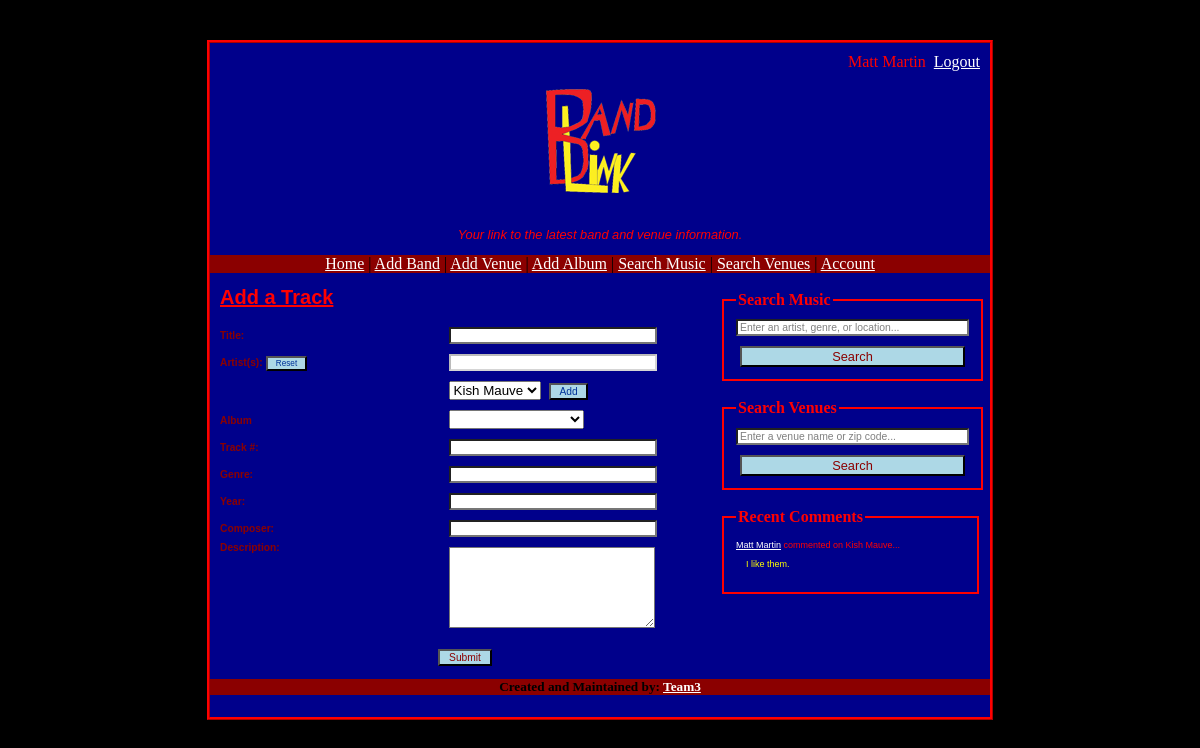
Page /addtrack.php (signed in) on the committed database.
### tables this page shows
CREATE TABLE IF NOT EXISTS `comments` (
  `id` int(11) NOT NULL AUTO_INCREMENT,
  `comment` blob NOT NULL,
  `date` date NOT NULL,
  `time` time NOT NULL,
  `reply` int(11) NOT NULL,
  `email` varchar(50) NOT NULL,
  `band_id` int(11) NOT NULL,
  `venue_id` int(11) NOT NULL,
  `track_id` int(11) NOT NULL,
  `album_id` int(11) NOT NULL,
  PRIMARY KEY (`id`),
  KEY `email` (`email`),
  KEY `band_id` (`band_id`),
  KEY `venue_id` (`venue_id`),
  KEY `track_id` (`track_id`),
  KEY `album_id` (`album_id`)
);

CREATE TABLE IF NOT EXISTS `users` (
  `name` varchar(40) NOT NULL,
  `email` varchar(50) NOT NULL,
  `password` varchar(100) NOT NULL,
  `admin` tinyint(4) NOT NULL,
  PRIMARY KEY (`email`)
);

CREATE TABLE IF NOT EXISTS `band` (
  `band_id` int(11) NOT NULL AUTO_INCREMENT,
  `bandName` varchar(30) NOT NULL,
  `bandCity` varchar(40) NOT NULL,
  `bandState` varchar(25) NOT NULL,
  `bandDescription` blob NOT NULL,
  `bandPhoto` varchar(100) NOT NULL,
  PRIMARY KEY (`band_id`),
  KEY `band_index` (`bandName`)
);

### addtrack.php (the view, shortened to what this page needs)
<?php
$album_id = $_GET['album'];
$title = $_GET['title'];
$track_number = $_GET['tracknum'];
$genre = $_GET['genre'];
$year = $_GET['year'];
$composer = $_GET['composer'];
$description = $_GET['description'];
include("db_connect.php");
if (empty($artist_list)) $artist_list = $band_name;
?>
<!DOCTYPE html PUBLIC "-//W3C//DTD XHTML 1.0 Transitional//EN"
  "http://www.w3.org/TR/xhtml1/DTD/xhtml1-transitional.dtd">
<html xmlns="http://www.w3.org/1999/xhtml" xml:lang="en" lang="en">
<head>
  <link rel="stylesheet" type="text/css" href="style.css" />
</head>
<body>
<div id="wrap">
<?php include("header.php"); ?>
<div id="main">
  <h1><u>Add a Track</u></h1>
	<?php
	echo "<form name='trackform' method='post' action='newtrack.php'>";
	echo "<p>";
	echo "<label for='title'>Title:</label> ";
	echo "<input name='title' type='text' value='$title' />";
	echo "<br /><label for='artist'>Artist(s):";
	echo " <input onClick=\"document.trackform.artist.value = ''; document.trackform.bandids.value = '';\" ";
	echo "type='button' value=' Reset ' /></label> ";
	echo "<input name='artist' type='text' value='$artist_list' disabled />";
	echo "<br /><label style='visibility:hidden;' for='bandlist'>Artist(s):</label> ";
	echo "<select style='margin:5px 5px 5px 0px;' name='bandlist'>\n";
	$result = mysqli_query($db, "SELECT * FROM band");
	while ($row = mysqli_fetch_assoc($result))
	{
		echo "<option value='".$row['band_id']."'>".$row['bandName']."</option>\n";
	}
	echo "</select>\n";
	echo "<input onClick=\"document.trackform.bandids.value += (document.trackform.bandlist.value + ','); ";
	echo "if (document.trackform.artist.value != '') document.trackform.artist.value += ', '; ";
	echo "document.trackform.artist.value += ";
	echo "document.trackform.bandlist.options[document.trackform.bandlist.selectedIndex].text;\" ";
	echo "type='button' value=' Add ' />";
	echo "<br /><label for='album'>Album</label> ";
	echo "<select style='margin:5px 5px 5px 0px;' name='album'>\n";
	echo "<option value=''> </option>\n";
	$result = mysqli_query($db, "SELECT * FROM album");
	while ($row = mysqli_fetch_assoc($result))
	{
		echo "<option value='".$row['album_id']."'";
		if ($row['album_id'] == $album_id) echo " selected";
		echo ">".$row['name']."</option>\n";
	}
	echo "</select>\n";
	echo "<br /><label for='tracknum'>Track #:</label> ";
	echo "<input name='tracknum' type='text' value='$track_number' />";
	echo "<br /><label for='genres'>Genre:</label> ";
	echo "<input name='genre' type='text' value='$genre' />";
	echo "<br /><label for='year'>Year:</label> ";
	echo "<input name='year' type='text' value='$year' />";
	echo "<br /><label for='composer'>Composer:</label> ";
	echo "<input name='composer' type='text' value='$composer' />";
	echo "<br /><label style='vertical-align:top;' for='description'>Description:</label> ";
	echo "<textarea name='description' rows=5>$description</textarea>";
	echo "<p><input style='display:block; margin-left:auto; margin-right:auto;' type='submit' ";
	echo "value=' Submit ' /></p></form>";
	?>
	</div>
	<?php include("projectSideBar.php"); ?>
</body>
</html>

### projectSideBar.php (shortened to what this page needs)
<?php
function search_panel($title, $id, $action, $msg)
{
	$style = "style=\"width:225px; display:block; margin-left:auto; margin-right:auto; color:gray; font-size:0.65em;\"";
	$on_focus = "onFocus=\"if (this.value == '$msg') { this.value = ''; } this.style.color = 'black';\"";
	$on_blur = "onBlur=\"if (this.value == '') { this.value = '$msg'; this.style.color = 'gray'; }\"";
	$searchbox = "<input $style $on_focus $on_blur id=\"$id\" name=\"q\" type=\"text\" value=\"$msg\" />";
	$style = "style=\"width:225px; display:block; margin:10px auto 2px auto;\"";
	$button = "<input $style type=\"submit\" value=\" Search \" />";
	$search_panel = "<br />\n";
	$search_panel .= "<fieldset style=\"border:2px solid red;\">\n";
	$search_panel .= "<legend style=\"color:red; font-weight:bold;\">$title</legend>\n";
	$search_panel .= "<form onSubmit=\"if (this.q.value == '$msg') this.q.value = ''\" ";
	$search_panel .= "method=\"get\" action=\"$action\">\n";
	$search_panel .= "$searchbox\n$button\n";
	$search_panel .= "</form>\n";
	$search_panel .= "</fieldset>\n";
	return $search_panel;
}
function recent_comments($num_comments)
{
	include("db_connect.php");
	$recent_comments = "<br />\n<fieldset style=\"border:2px solid red;\">\n";;
	$recent_comments .= "<legend style=\"color:red; font-weight:bold;\">Recent Comments</legend>\n";
	$query = "SELECT a.*, b.name FROM comments AS a NATURAL JOIN users AS b ORDER BY a.id DESC LIMIT $num_comments";
	$result = mysqli_query($db, $query);
	while ($row = mysqli_fetch_assoc($result))
	{
		$count = 0;
		$band = $row['band_id'];
		$venue = $row['venue_id'];
		$exists = false;
		if (!empty($band))
		{
			$result2 = mysqli_query($db, "SELECT * FROM band WHERE band_id = '$band'");
			while ($row2 = mysqli_fetch_assoc($result2))
			{
				$name = $row2['bandName'];
				$exists = true;
			}
		}
		if ($exists)
		{
			$recent_comments .= "<p style='font-size:xx-small;'><a href='comments.php?";
			if (!empty($band)) $recent_comments .= "band=$band";
			else if (!empty($venue)) $recent_comments .=  "venue=$venue";
			$recent_comments .=  "#".$row['id']."'>".$row['name']."</a> commented on $name";
			$recent_comments .=  "...<p style='width:219px; margin-left:10px; color:yellow; font-size:xx-small;'>\n";
			$recent_comments .= $row['comment']."\n</p>\n</p>\n";
		}
	}
	$recent_comments .= "</fieldset>\n";
	return $recent_comments;
}
echo "<div id=\"sidebar\">\n";
echo search_panel("Search Music", "searchBand", "musicsearch.php", "Enter an artist, genre, or location...");
echo search_panel("Search Venues", "searchVenue", "venuesearch.php", "Enter a venue name or zip code...");
echo recent_comments(5);
echo "<br /></div>\n";
?>

### style.css (style rules this page uses)
form label { display: inline-block; width: 225px; font-weight: bold; }
body { padding: 0; margin: 0; background-color: black; background-repeat: repeat-x; color: #000; text-align: center; }
A:link { color: white; }
#wrap { border-style: ridge; border-color: Red; width: 780px; margin-top: 40px; margin-right: auto; margin-left: auto; margin-bottom:40px; background: darkblue; }
#main { float: left; width: 490px; text-align: left; padding-left: 10px; background-color: darkblue; }
#sidebar { float: right; width: 250px; background: darkblue; text-align: left; padding-left: 10px; margin-right: 20px; }
#footer { clear: both; background: darkred; }
textarea { background-color: #dceef6; }
h1 { color: red; background-color: transparent; font-family: "Lucida Sans Unicode", "Lucida Grande", Sans-Serif; font-size: 20px; }
label { color: darkred; background-color: transparent; font-family: "Lucida Sans Unicode", "Lucida Grande", Sans-Serif; font-size: 0.8em; }
p { color: red; background-color: transparent; font-family: "Lucida Sans Unicode", "Lucida Grande", Sans-Serif; font-size: 0.8em; }
input { color: #039; background-color: transparent; font-family: "Lucida Sans Unicode", "Lucida Grande", Sans-Serif; font-size: 0.8em; }
input[type=text] { margin-top: 5px; margin-bottom: 5px; background-color: white; color: black; width: 200px; }
textarea { margin-top: 5px; margin-bottom: 5px; width: 200px; background-color: white; }
input[type=submit] { background-color: lightblue; color: darkred; }
input[type=button] { background-color: lightblue; }

### rows in the picture
comments: users.name "Matt Martin", band.bandName "Kish Mauve", comment "I like them."

### other values in the picture
$_SESSION['name'] "Matt Martin"
$title "Search Music Search Venues"
form field bandlist "Kish Mauve"
